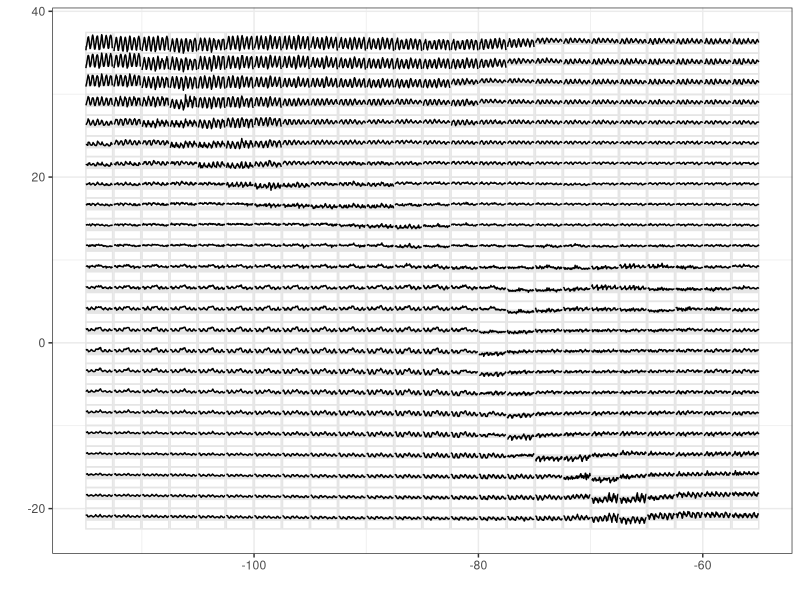

This chart was generated by the following R code:
## ---- chunk 1
knitr::opts_chunk$set(
  collapse = TRUE,
  comment = "#>"
)
## ---- chunk 2
library(GGally)
## ---- chunk 3
library(ggplot2)
data(nasa)
temp.gly <- glyphs(nasa, "long", "day", "lat", "surftemp", height=2.5)
ggplot(temp.gly, ggplot2::aes(gx, gy, group = gid)) +
  add_ref_lines(temp.gly, color = "grey90") +
  add_ref_boxes(temp.gly, color = "grey90") +
  geom_path() +
  theme_bw() +
  labs(x = "", y = "")
